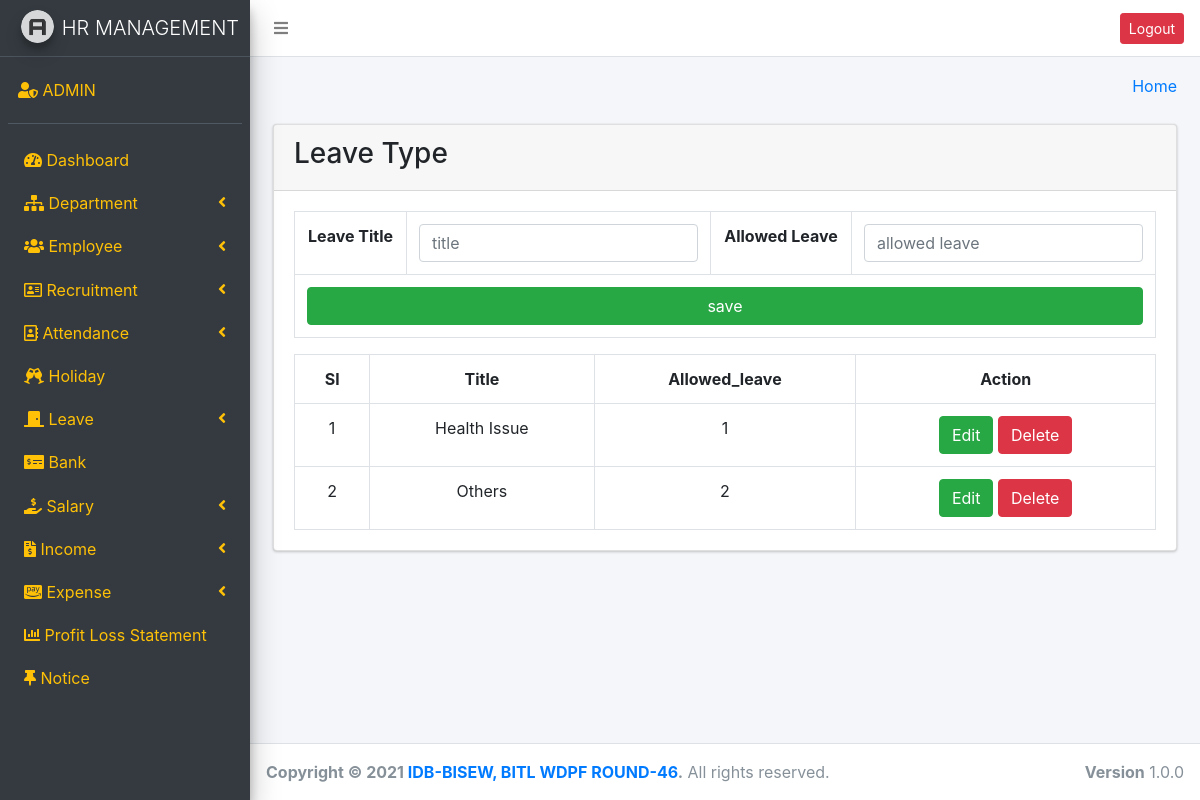
/leave_insert.php (signed in), run on the app's committed database.
### tables this page shows
CREATE TABLE `leave_type` (
  `typeID` int(11) NOT NULL,
  `title` varchar(255) NOT NULL,
  `allowed_leave` int(11) NOT NULL
);

### leave_insert.php (the view, shortened to what this page needs)
<?php
require_once("header.php");
require_once("sidebar.php");
$hh=$conn->query("SELECT * FROM leave_type");
   ?>
<section class="content-header">
      <div class="container-fluid">
        <div class="row mb-2">
          <div class="col-sm-6">
          </div>
          <div class="col-sm-6">
            <ol class="breadcrumb float-sm-right">
              <li class="breadcrumb-item"><a href="#">Home</a></li>
            </ol>
          </div>
        </div>
      </div>
    </section>
<section class="content">
      <div class="container-fluid">
        <div class="row">
          <div class="col-md-12">
            <div class="card">
              <div class="card-header">
                <h3>Leave Type</h3>
              </div>
              <div class="card-body">
                <form action="" method="post">
                <table class="table table-bordered">
                 <tr>
                  <th>Leave Title</th>
                    <td>
                      <input type="text" class="form-control" name="title" placeholder="title">
                    </td>
                    <th>Allowed Leave</th>
                    <td>
                      <input type="text" class="form-control" name="allowed_leave" placeholder="allowed leave">
                    </td>
                </tr>
                <tr >
                    <td colspan="5">
                      <input type="submit" name="submit" class=" btn btn-block btn-success" value="save">
                    </td>
                  </tr>
                </table>
              </form>
                <table class=" table table-bordered">
                 <tr>
                  <th>Sl</th>
                <th>Title</th>
               <th>Allowed_leave</th>
               <th>Action</th>
               </tr>
      <?php $i=0; while ($cc=$hh->fetch_assoc()) {
        ?>
        <tr>
      <td> <?php echo ++$i; ?></td>
      <td> <?php echo $cc['title']?></td>
      <td> <?php echo $cc['allowed_leave']?></td>
      <td>
        <a href="update_leave.php?id=<?php echo $cc['typeID'] ?>"class="btn btn-success">Edit</a>
        <a href="leave_delete.php?id=<?php echo $cc['typeID'] ?>" class="btn btn-danger">Delete</a>
      </td>
      </tr>
  <?php } ?>
  </table>
            </div>
          </div>
        </div>
      </div>
    </section>
<?php require("footer.php"); ?>

### leave_insert.php (style rules this page uses)
table { text-align: center; }

### data on the page
leave_type: title "Health Issue", allowed_leave "1"
leave_type: title "Others", allowed_leave "2"
